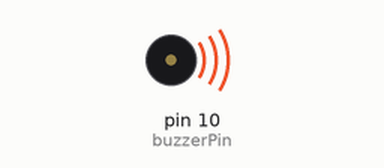
Recording of a sketch running on a simulated Arduino Uno, built with avr-gcc and run on an emulated ATmega328P. On the bench: buzzer (waves = sounding).

Above: at 0.3 s.
Timing chart, 0 to 40.0 s (numbered marks = the images above):
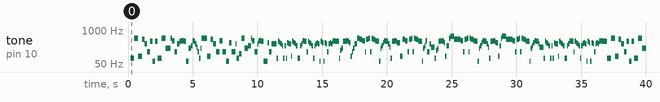

The sketch:

theme-slow.ino
```cpp
// (licence header left out)
// Change to your Buzzer Pin
#define buzzerPin 10
// Change the Pause time in miliseconds
#define PAUSE 100

/*************************************************
 * Public Constants
 *************************************************/

#define NOTE_B0  31
#define NOTE_C1  33
#define NOTE_CS1 35
#define NOTE_D1  37
#define NOTE_DS1 39
#define NOTE_E1  41
#define NOTE_F1  44
#define NOTE_FS1 46
#define NOTE_G1  49
#define NOTE_GS1 52
#define NOTE_A1  55
#define NOTE_AS1 58
#define NOTE_B1  62
#define NOTE_C2  65
#define NOTE_CS2 69
#define NOTE_D2  73
#define NOTE_DS2 78
#define NOTE_E2  82
#define NOTE_F2  87
#define NOTE_FS2 93
#define NOTE_G2  98
#define NOTE_GS2 104
#define NOTE_A2  110
#define NOTE_AS2 117
#define NOTE_B2  123
#define NOTE_C3  131
#define NOTE_CS3 139
#define NOTE_D3  147
#define NOTE_DS3 156
#define NOTE_E3  165
#define NOTE_F3  175
#define NOTE_FS3 185
#define NOTE_G3  196
#define NOTE_GS3 208
#define NOTE_A3  220
#define NOTE_AS3 233
#define NOTE_B3  247
#define NOTE_C4  262
#define NOTE_CS4 277
#define NOTE_D4  294
#define NOTE_DS4 311
#define NOTE_E4  330
#define NOTE_F4  349
#define NOTE_FS4 370
#define NOTE_G4  392
#define NOTE_GS4 415
#define NOTE_A4  440
#define NOTE_AS4 466
#define NOTE_B4  494
#define NOTE_C5  523
#define NOTE_CS5 554
#define NOTE_D5  587
#define NOTE_DS5 622
#define NOTE_E5  659
#define NOTE_F5  698
#define NOTE_FS5 740
#define NOTE_G5  784
#define NOTE_GS5 831
#define NOTE_A5  880
#define NOTE_AS5 932
#define NOTE_B5  988
#define NOTE_C6  1047
#define NOTE_CS6 1109
#define NOTE_D6  1175
#define NOTE_DS6 1245
#define NOTE_E6  1319
#define NOTE_F6  1397
#define NOTE_FS6 1480
#define NOTE_G6  1568
#define NOTE_GS6 1661
#define NOTE_A6  1760
#define NOTE_AS6 1865
#define NOTE_B6  1976
#define NOTE_C7  2093
#define NOTE_CS7 2217
#define NOTE_D7  2349
#define NOTE_DS7 2489
#define NOTE_E7  2637
#define NOTE_F7  2794
#define NOTE_FS7 2960
#define NOTE_G7  3136
#define NOTE_GS7 3322
#define NOTE_A7  3520
#define NOTE_AS7 3729
#define NOTE_B7  3951
#define NOTE_C8  4186
#define NOTE_CS8 4435
#define NOTE_D8  4699
#define NOTE_DS8 4978

void setup(){
  pinMode(buzzerPin, OUTPUT);
}

void loop(){
  // 1 TAB
  delay(PAUSE);
  delay(PAUSE);
  tone(buzzerPin, NOTE_E4);
  tone(buzzerPin, NOTE_E2);
  delay(PAUSE);
  delay(PAUSE);
  delay(PAUSE);
  tone(buzzerPin, NOTE_B4);
  delay(PAUSE);
  delay(PAUSE);
  delay(PAUSE);
  tone(buzzerPin, NOTE_B4);
  tone(buzzerPin, NOTE_G2);
  delay(PAUSE);
  delay(PAUSE);
  delay(PAUSE);
  tone(buzzerPin, NOTE_A4);
  delay(PAUSE);
  delay(PAUSE);
  tone(buzzerPin, NOTE_D4);
  delay(PAUSE);
  delay(PAUSE);
  tone(buzzerPin, NOTE_G4);
  tone(buzzerPin, NOTE_D3);
  delay(PAUSE);
  delay(PAUSE);
  tone(buzzerPin, NOTE_FS4);
  delay(PAUSE);
  delay(PAUSE);
  tone(buzzerPin, NOTE_E4);
  tone(buzzerPin, NOTE_C2);
  delay(PAUSE);
  delay(PAUSE);
  tone(buzzerPin, NOTE_FS4);
  delay(PAUSE);
  delay(PAUSE);
  tone(buzzerPin, NOTE_E4);
  tone(buzzerPin, NOTE_E2);
  delay(PAUSE);
  delay(PAUSE);
  delay(PAUSE);
  tone(buzzerPin, NOTE_B4);
  delay(PAUSE);
  delay(PAUSE);
  delay(PAUSE);
  tone(buzzerPin, NOTE_D5);
  tone(buzzerPin, NOTE_G3);
  delay(PAUSE);
  delay(PAUSE);
  delay(PAUSE);
  delay(PAUSE);
  tone(buzzerPin, NOTE_B4);
  delay(PAUSE);
  tone(buzzerPin, NOTE_G4);
  delay(PAUSE);
  delay(PAUSE);
  tone(buzzerPin, NOTE_A4);
  tone(buzzerPin, NOTE_D3);
  delay(PAUSE);
  delay(PAUSE);
  tone(buzzerPin, NOTE_D4);
  delay(PAUSE);
  delay(PAUSE);
  tone(buzzerPin, NOTE_FS4);
  delay(PAUSE);
  tone(buzzerPin, NOTE_G4);
  delay(PAUSE);
  delay(PAUSE);
  tone(buzzerPin, NOTE_FS4);
  delay(PAUSE);
  delay(PAUSE);
  tone(buzzerPin, NOTE_E4);
  tone(buzzerPin, NOTE_C2);
  delay(PAUSE);
  delay(PAUSE);
  tone(buzzerPin, NOTE_E4);
  tone(buzzerPin, NOTE_G3);
  delay(PAUSE);
  delay(PAUSE);
  tone(buzzerPin, NOTE_B3);
  delay(PAUSE);
  tone(buzzerPin, NOTE_FS4);
  tone(buzzerPin, NOTE_D3);
  tone(buzzerPin, NOTE_G4);
  delay(PAUSE);
  tone(buzzerPin, NOTE_FS4);
  delay(PAUSE);
  tone(buzzerPin, NOTE_D4);
  delay(PAUSE);
  tone(buzzerPin, NOTE_A3);
  delay(PAUSE);
  tone(buzzerPin, NOTE_D3);
  delay(PAUSE);
  tone(buzzerPin, NOTE_E4);
  tone(buzzerPin, NOTE_E2);
  delay(PAUSE);
  tone(buzzerPin, NOTE_E3);
  tone(buzzerPin, NOTE_E4);
  tone(buzzerPin, NOTE_G3);
  delay(PAUSE);
  tone(buzzerPin, NOTE_B4);
  delay(PAUSE);
  delay(PAUSE);
  // 2 TAB
  delay(PAUSE);
  delay(PAUSE);
  tone(buzzerPin, NOTE_B4);
  tone(buzzerPin, NOTE_G2);
  delay(PAUSE);
  delay(PAUSE);
  delay(PAUSE);
  tone(buzzerPin, NOTE_A4);
  delay(PAUSE);
  delay(PAUSE);
  tone(buzzerPin, NOTE_D4);
  delay(PAUSE);
  delay(PAUSE);
  tone(buzzerPin, NOTE_G4);
  tone(buzzerPin, NOTE_D3);
  delay(PAUSE);
  delay(PAUSE);
  delay(PAUSE);
  tone(buzzerPin, NOTE_G4);
  delay(PAUSE);
  delay(PAUSE);
  tone(buzzerPin, NOTE_FS4);
  tone(buzzerPin, NOTE_D3);
  delay(PAUSE);
  delay(PAUSE);
  delay(PAUSE);
  tone(buzzerPin, NOTE_E4);
  tone(buzzerPin, NOTE_C2);
  delay(PAUSE);
  delay(PAUSE);
  tone(buzzerPin, NOTE_E4);
  delay(PAUSE);
  delay(PAUSE);
  tone(buzzerPin, NOTE_FS4);
  tone(buzzerPin, NOTE_D3);
  delay(PAUSE);
  delay(PAUSE);
  delay(PAUSE);
  tone(buzzerPin, NOTE_D4);
  delay(PAUSE);
  tone(buzzerPin, NOTE_E4);
  tone(buzzerPin, NOTE_E2);
  delay(PAUSE);
  delay(PAUSE);
  tone(buzzerPin, NOTE_B2);
  delay(PAUSE);
  delay(PAUSE);
  tone(buzzerPin, NOTE_B4);
  delay(PAUSE);
  delay(PAUSE);
  tone(buzzerPin, NOTE_D5);
  tone(buzzerPin, NOTE_G3);
  delay(PAUSE);
  delay(PAUSE);
  delay(PAUSE);
  tone(buzzerPin, NOTE_B3);
  delay(PAUSE);
  delay(PAUSE);
  tone(buzzerPin, NOTE_B4);
  delay(PAUSE);
  tone(buzzerPin, NOTE_G4);
  delay(PAUSE);
  delay(PAUSE);
  tone(buzzerPin, NOTE_A4);
  tone(buzzerPin, NOTE_D3);
  delay(PAUSE);
  delay(PAUSE);
  tone(buzzerPin, NOTE_D4);
  delay(PAUSE);
  tone(buzzerPin, NOTE_G4);
  delay(PAUSE);
  delay(PAUSE);
  tone(buzzerPin, NOTE_FS4);
  delay(PAUSE);
  delay(PAUSE);
  tone(buzzerPin, NOTE_E4);
  tone(buzzerPin, NOTE_C2);
  delay(PAUSE);
  delay(PAUSE);
  delay(PAUSE);
  tone(buzzerPin, NOTE_E4);
  delay(PAUSE);
  tone(buzzerPin, NOTE_FS4);
  tone(buzzerPin, NOTE_D3);
  delay(PAUSE);
  delay(PAUSE);
  tone(buzzerPin, NOTE_D4);
  delay(PAUSE);
  delay(PAUSE);


  // 3 TAB
  delay(PAUSE);
  delay(PAUSE);
  tone(buzzerPin, NOTE_E4);
  tone(buzzerPin, NOTE_E2);
  delay(PAUSE);
  tone(buzzerPin, NOTE_FS4);
  delay(PAUSE);
  tone(buzzerPin, NOTE_E4);
  delay(PAUSE);
  tone(buzzerPin, NOTE_D4);
  delay(PAUSE);
  tone(buzzerPin, NOTE_B3);
  delay(PAUSE);
  tone(buzzerPin, NOTE_A3);
  tone(buzzerPin, NOTE_E2);
  delay(PAUSE);
  tone(buzzerPin, NOTE_B3);
  delay(PAUSE);
  tone(buzzerPin, NOTE_D4);
  tone(buzzerPin, NOTE_E2);
  delay(PAUSE);
  tone(buzzerPin, NOTE_E4);
  delay(PAUSE);
  tone(buzzerPin, NOTE_D4);
  delay(PAUSE);
  delay(PAUSE);
  tone(buzzerPin, NOTE_E4);
  tone(buzzerPin, NOTE_G2);
  delay(PAUSE);
  tone(buzzerPin, NOTE_FS4);
  delay(PAUSE);
  tone(buzzerPin, NOTE_E4);
  delay(PAUSE);
  tone(buzzerPin, NOTE_D4);
  delay(PAUSE);
  tone(buzzerPin, NOTE_B3);
  delay(PAUSE);
  tone(buzzerPin, NOTE_A3);
  tone(buzzerPin, NOTE_E2);
  delay(PAUSE);
  delay(PAUSE);
  tone(buzzerPin, NOTE_B3);
  delay(PAUSE);
  tone(buzzerPin, NOTE_D4);
  delay(PAUSE);
  tone(buzzerPin, NOTE_G4);
  delay(PAUSE);
  tone(buzzerPin, NOTE_FS4);
  delay(PAUSE);
  delay(PAUSE);
  tone(buzzerPin, NOTE_E4);
  tone(buzzerPin, NOTE_D3);
  delay(PAUSE);
  tone(buzzerPin, NOTE_FS4);
  delay(PAUSE);
  tone(buzzerPin, NOTE_E4);
  delay(PAUSE);
  tone(buzzerPin, NOTE_D4);
  delay(PAUSE);
  tone(buzzerPin, NOTE_B3);
  delay(PAUSE);
  tone(buzzerPin, NOTE_A3);
  tone(buzzerPin, NOTE_E2);
  delay(PAUSE);
  tone(buzzerPin, NOTE_B3);
  delay(PAUSE);
  tone(buzzerPin, NOTE_D4);
  delay(PAUSE);
  tone(buzzerPin, NOTE_E4);
  delay(PAUSE);
  tone(buzzerPin, NOTE_D4);
  delay(PAUSE);
  tone(buzzerPin, NOTE_G4);
  tone(buzzerPin, NOTE_C2);
  delay(PAUSE);
  tone(buzzerPin, NOTE_FS4);
  delay(PAUSE);
  tone(buzzerPin, NOTE_E4);
  delay(PAUSE);
  tone(buzzerPin, NOTE_FS4);
  tone(buzzerPin, NOTE_C2);
  delay(PAUSE);
  tone(buzzerPin, NOTE_E4);
  delay(PAUSE);
  tone(buzzerPin, NOTE_D4);
  delay(PAUSE);
  tone(buzzerPin, NOTE_B3);
  tone(buzzerPin, NOTE_D3);
  delay(PAUSE);
  tone(buzzerPin, NOTE_D4);
  delay(PAUSE);
  tone(buzzerPin, NOTE_E4);
  delay(PAUSE);
  tone(buzzerPin, NOTE_D4);
  delay(PAUSE);
  tone(buzzerPin, NOTE_FS4);
  delay(PAUSE);
  tone(buzzerPin, NOTE_G4);
  delay(PAUSE);
  tone(buzzerPin, NOTE_FS4);
  delay(PAUSE);
  delay(PAUSE);


  // 4 TAB
  delay(PAUSE);
  tone(buzzerPin, NOTE_E4);
  tone(buzzerPin, NOTE_E2);
  delay(PAUSE);
  tone(buzzerPin, NOTE_E3);
  delay(PAUSE);
  tone(buzzerPin, NOTE_E4);
  tone(buzzerPin, NOTE_G3);
  delay(PAUSE);
  tone(buzzerPin, NOTE_FS4);
  delay(PAUSE);
  delay(PAUSE);
  tone(buzzerPin, NOTE_FS4);
  delay(PAUSE);
  tone(buzzerPin, NOTE_G4);
  delay(PAUSE);
  tone(buzzerPin, NOTE_FS4);
  delay(PAUSE);
  tone(buzzerPin, NOTE_E4);
  delay(PAUSE);
  tone(buzzerPin, NOTE_D4);
  tone(buzzerPin, NOTE_G2);
  delay(PAUSE);
  tone(buzzerPin, NOTE_D3);
  delay(PAUSE);
  tone(buzzerPin, NOTE_G3);
  delay(PAUSE);
  tone(buzzerPin, NOTE_D4);
  delay(PAUSE);
  delay(PAUSE);
  tone(buzzerPin, NOTE_B4);
  delay(PAUSE);
  delay(PAUSE);
  tone(buzzerPin, NOTE_A4);
  delay(PAUSE);
  delay(PAUSE);
  tone(buzzerPin, NOTE_G4);
  delay(PAUSE);
  delay(PAUSE);
  tone(buzzerPin, NOTE_G4);
  tone(buzzerPin, NOTE_D3);
  delay(PAUSE);
  tone(buzzerPin, NOTE_A4);
  delay(PAUSE);
  delay(PAUSE);
  tone(buzzerPin, NOTE_B4);
  delay(PAUSE);
  tone(buzzerPin, NOTE_A4);
  tone(buzzerPin, NOTE_D3);
  delay(PAUSE);
  tone(buzzerPin, NOTE_B4);
  delay(PAUSE);
  tone(buzzerPin, NOTE_A4);
  delay(PAUSE);
  delay(PAUSE);
  tone(buzzerPin, NOTE_G4);
  delay(PAUSE);
  tone(buzzerPin, NOTE_FS4);
  delay(PAUSE);
  delay(PAUSE);
  tone(buzzerPin, NOTE_E4);
  tone(buzzerPin, NOTE_C2);
  delay(PAUSE);
  tone(buzzerPin, NOTE_G3);
  delay(PAUSE);
  tone(buzzerPin, NOTE_E4);
  tone(buzzerPin, NOTE_B3);
  delay(PAUSE);
  tone(buzzerPin, NOTE_E4);
  delay(PAUSE);
  tone(buzzerPin, NOTE_FS4);
  tone(buzzerPin, NOTE_D3);
  tone(buzzerPin, NOTE_G4);
  delay(PAUSE);
  tone(buzzerPin, NOTE_FS4);
  delay(PAUSE);
  delay(PAUSE);
  tone(buzzerPin, NOTE_D4);
  delay(PAUSE);
  tone(buzzerPin, NOTE_A3);
  delay(PAUSE);
  tone(buzzerPin, NOTE_D3);
  tone(buzzerPin, NOTE_E4);
  tone(buzzerPin, NOTE_E2);
  delay(PAUSE);
  tone(buzzerPin, NOTE_E3);
  tone(buzzerPin, NOTE_E4);
  tone(buzzerPin, NOTE_G3);
  tone(buzzerPin, NOTE_FS4);
  delay(PAUSE);
  tone(buzzerPin, NOTE_FS4);
  delay(PAUSE);
  tone(buzzerPin, NOTE_G4);
  delay(PAUSE);
  tone(buzzerPin, NOTE_FS4);
  delay(PAUSE);
  tone(buzzerPin, NOTE_E4);
  delay(PAUSE);
  delay(PAUSE);
  tone(buzzerPin, NOTE_D4);
  tone(buzzerPin, NOTE_G2);
  delay(PAUSE);
  // 5 TAB
  delay(PAUSE);
  tone(buzzerPin, NOTE_A4);
  delay(PAUSE);
  delay(PAUSE);
  tone(buzzerPin, NOTE_G4);
  delay(PAUSE);
  delay(PAUSE);
  tone(buzzerPin, NOTE_G4);
  tone(buzzerPin, NOTE_D3);
  delay(PAUSE);
  tone(buzzerPin, NOTE_A4);
  delay(PAUSE);
  delay(PAUSE);
  tone(buzzerPin, NOTE_B4);
  delay(PAUSE);
  tone(buzzerPin, NOTE_A4);
  tone(buzzerPin, NOTE_D3);
  delay(PAUSE);
  tone(buzzerPin, NOTE_B4);
  delay(PAUSE);
  tone(buzzerPin, NOTE_A4);
  delay(PAUSE);
  delay(PAUSE);
  tone(buzzerPin, NOTE_G4);
  delay(PAUSE);
  tone(buzzerPin, NOTE_FS4);
  delay(PAUSE);
  delay(PAUSE);
  tone(buzzerPin, NOTE_E4);
  tone(buzzerPin, NOTE_C2);
  delay(PAUSE);
  tone(buzzerPin, NOTE_G3);
  delay(PAUSE);
  tone(buzzerPin, NOTE_E4);
  tone(buzzerPin, NOTE_B3);
  delay(PAUSE);
  tone(buzzerPin, NOTE_G4);
  delay(PAUSE);
  tone(buzzerPin, NOTE_FS4);
  tone(buzzerPin, NOTE_D3);
  delay(PAUSE);
  delay(PAUSE);
  tone(buzzerPin, NOTE_D4);
  delay(PAUSE);
  tone(buzzerPin, NOTE_A3);
  delay(PAUSE);
  delay(PAUSE);
  delay(PAUSE);
  tone(buzzerPin, NOTE_E4);
  tone(buzzerPin, NOTE_E2);
  delay(PAUSE);
  tone(buzzerPin, NOTE_E3);
  delay(PAUSE);
  tone(buzzerPin, NOTE_E4);
  tone(buzzerPin, NOTE_G3);
  delay(PAUSE);
  tone(buzzerPin, NOTE_FS4);
  delay(PAUSE);
  tone(buzzerPin, NOTE_FS4);
  delay(PAUSE);
  tone(buzzerPin, NOTE_G4);
  delay(PAUSE);
  tone(buzzerPin, NOTE_FS4);
  delay(PAUSE);
  tone(buzzerPin, NOTE_E4);
  delay(PAUSE);
  tone(buzzerPin, NOTE_D4);
  tone(buzzerPin, NOTE_G2);
  delay(PAUSE);
  tone(buzzerPin, NOTE_B3);
  delay(PAUSE);
  delay(PAUSE);
  tone(buzzerPin, NOTE_B4);
  delay(PAUSE);
  tone(buzzerPin, NOTE_D5);
  delay(PAUSE);
  delay(PAUSE);
  delay(PAUSE);
  tone(buzzerPin, NOTE_B4);
  tone(buzzerPin, NOTE_A4);
  delay(PAUSE);
  delay(PAUSE);


  // 6 TAB
  delay(PAUSE);
  tone(buzzerPin, NOTE_A4);
  delay(PAUSE);
  delay(PAUSE);
  tone(buzzerPin, NOTE_G4);
  delay(PAUSE);
  delay(PAUSE);
  tone(buzzerPin, NOTE_G4);
  tone(buzzerPin, NOTE_D3);
  delay(PAUSE);
  tone(buzzerPin, NOTE_A4);
  delay(PAUSE);
  delay(PAUSE);
  tone(buzzerPin, NOTE_B4);
  delay(PAUSE);
  tone(buzzerPin, NOTE_A4);
  tone(buzzerPin, NOTE_D3);
  delay(PAUSE);
  tone(buzzerPin, NOTE_B4);
  delay(PAUSE);
  tone(buzzerPin, NOTE_A4);
  delay(PAUSE);
  delay(PAUSE);
  tone(buzzerPin, NOTE_G4);
  delay(PAUSE);
  tone(buzzerPin, NOTE_FS4);
  delay(PAUSE);
  delay(PAUSE);
  tone(buzzerPin, NOTE_E4);
  tone(buzzerPin, NOTE_C2);
  delay(PAUSE);
  tone(buzzerPin, NOTE_G3);
  delay(PAUSE);
  tone(buzzerPin, NOTE_E4);
  tone(buzzerPin, NOTE_B3);
  delay(PAUSE);
  tone(buzzerPin, NOTE_E4);
  delay(PAUSE);
  tone(buzzerPin, NOTE_FS4);
  tone(buzzerPin, NOTE_D3);
  tone(buzzerPin, NOTE_G4);
  delay(PAUSE);
  tone(buzzerPin, NOTE_FS4);
  delay(PAUSE);
  delay(PAUSE);
  tone(buzzerPin, NOTE_D4);
  delay(PAUSE);
  tone(buzzerPin, NOTE_A3);
  delay(PAUSE);
  tone(buzzerPin, NOTE_D3);
  tone(buzzerPin, NOTE_E4);
  tone(buzzerPin, NOTE_E2);
  delay(PAUSE);
  tone(buzzerPin, NOTE_E3);
  tone(buzzerPin, NOTE_E4);
  tone(buzzerPin, NOTE_G3);
  tone(buzzerPin, NOTE_FS4);
  delay(PAUSE);
  tone(buzzerPin, NOTE_FS4);
  delay(PAUSE);
  tone(buzzerPin, NOTE_G4);
  delay(PAUSE);
  tone(buzzerPin, NOTE_FS4);
  delay(PAUSE);
  tone(buzzerPin, NOTE_E4);
  delay(PAUSE);
  delay(PAUSE);
  tone(buzzerPin, NOTE_D4);
  tone(buzzerPin, NOTE_G2);
  delay(PAUSE);
  tone(buzzerPin, NOTE_B3);
  delay(PAUSE);
  tone(buzzerPin, NOTE_B4);
  delay(PAUSE);
  tone(buzzerPin, NOTE_D5);
  delay(PAUSE);
  delay(PAUSE);
  delay(PAUSE);
  tone(buzzerPin, NOTE_B4);
  tone(buzzerPin, NOTE_A4);
  delay(PAUSE);
  delay(PAUSE);


  // 7 TAB
  delay(PAUSE);
  tone(buzzerPin, NOTE_A4);
  delay(PAUSE);
  delay(PAUSE);
  tone(buzzerPin, NOTE_G4);
  delay(PAUSE);
  delay(PAUSE);
  tone(buzzerPin, NOTE_G4);
  tone(buzzerPin, NOTE_D3);
  delay(PAUSE);
  tone(buzzerPin, NOTE_A4);
  delay(PAUSE);
  delay(PAUSE);
  tone(buzzerPin, NOTE_B4);
  delay(PAUSE);
  tone(buzzerPin, NOTE_A4);
  tone(buzzerPin, NOTE_D3);
  delay(PAUSE);
  tone(buzzerPin, NOTE_B4);
  delay(PAUSE);
  tone(buzzerPin, NOTE_A4);
  delay(PAUSE);
  delay(PAUSE);
  tone(buzzerPin, NOTE_G4);
  delay(PAUSE);
  tone(buzzerPin, NOTE_FS4);
  delay(PAUSE);
  delay(PAUSE);
  tone(buzzerPin, NOTE_E4);
  tone(buzzerPin, NOTE_C2);
  delay(PAUSE);
  tone(buzzerPin, NOTE_G3);
  delay(PAUSE);
  tone(buzzerPin, NOTE_E4);
  tone(buzzerPin, NOTE_B3);
  delay(PAUSE);
  tone(buzzerPin, NOTE_E4);
  delay(PAUSE);
  tone(buzzerPin, NOTE_FS4);
  tone(buzzerPin, NOTE_D3);
  tone(buzzerPin, NOTE_G4);
  delay(PAUSE);
  tone(buzzerPin, NOTE_FS4);
  delay(PAUSE);
  delay(PAUSE);
  tone(buzzerPin, NOTE_D4);
  delay(PAUSE);
  tone(buzzerPin, NOTE_A3);
  delay(PAUSE);


  // 8 TAB
  delay(PAUSE);
  delay(PAUSE);
  tone(buzzerPin, NOTE_E4);
  tone(buzzerPin, NOTE_E2);
  delay(PAUSE);
  tone(buzzerPin, NOTE_FS4);
  delay(PAUSE);
  tone(buzzerPin, NOTE_E4);
  delay(PAUSE);
  tone(buzzerPin, NOTE_D4);
  delay(PAUSE);
  tone(buzzerPin, NOTE_B3);
  delay(PAUSE);
  tone(buzzerPin, NOTE_A3);
  tone(buzzerPin, NOTE_E2);
  delay(PAUSE);
  tone(buzzerPin, NOTE_B3);
  delay(PAUSE);
  tone(buzzerPin, NOTE_D4);
  tone(buzzerPin, NOTE_E2);
  delay(PAUSE);
  tone(buzzerPin, NOTE_E4);
  delay(PAUSE);
  tone(buzzerPin, NOTE_D4);
  delay(PAUSE);
  delay(PAUSE);
  tone(buzzerPin, NOTE_E4);
  tone(buzzerPin, NOTE_G2);
  delay(PAUSE);
  tone(buzzerPin, NOTE_FS4);
  delay(PAUSE);
  tone(buzzerPin, NOTE_E4);
  delay(PAUSE);
  tone(buzzerPin, NOTE_D4);
  delay(PAUSE);
  tone(buzzerPin, NOTE_B3);
  delay(PAUSE);
  tone(buzzerPin, NOTE_A3);
  tone(buzzerPin, NOTE_E2);
  delay(PAUSE);
  delay(PAUSE);
  tone(buzzerPin, NOTE_B3);
  delay(PAUSE);
  tone(buzzerPin, NOTE_D4);
  delay(PAUSE);
  tone(buzzerPin, NOTE_G4);
  delay(PAUSE);
  tone(buzzerPin, NOTE_FS4);
  delay(PAUSE);
  delay(PAUSE);
  tone(buzzerPin, NOTE_E4);
  tone(buzzerPin, NOTE_D3);
  delay(PAUSE);
  tone(buzzerPin, NOTE_FS4);
  delay(PAUSE);
  tone(buzzerPin, NOTE_E4);
  delay(PAUSE);
  tone(buzzerPin, NOTE_D4);
  delay(PAUSE);
  tone(buzzerPin, NOTE_B3);
  delay(PAUSE);
  tone(buzzerPin, NOTE_A3);
  tone(buzzerPin, NOTE_E2);
  delay(PAUSE);
  tone(buzzerPin, NOTE_B3);
  delay(PAUSE);
  tone(buzzerPin, NOTE_D4);
  delay(PAUSE);
  tone(buzzerPin, NOTE_E4);
  delay(PAUSE);
  tone(buzzerPin, NOTE_D4);
  delay(PAUSE);
  tone(buzzerPin, NOTE_G4);
  tone(buzzerPin, NOTE_C2);
  delay(PAUSE);
  tone(buzzerPin, NOTE_FS4);
  delay(PAUSE);
  tone(buzzerPin, NOTE_E4);
  delay(PAUSE);
  tone(buzzerPin, NOTE_FS4);
  tone(buzzerPin, NOTE_C2);
  delay(PAUSE);
  tone(buzzerPin, NOTE_E4);
  delay(PAUSE);
  tone(buzzerPin, NOTE_D4);
  delay(PAUSE);
  tone(buzzerPin, NOTE_B3);
  tone(buzzerPin, NOTE_D3);
  delay(PAUSE);
  tone(buzzerPin, NOTE_D4);
  delay(PAUSE);
  tone(buzzerPin, NOTE_E4);
  delay(PAUSE);
  tone(buzzerPin, NOTE_D4);
  delay(PAUSE);
  tone(buzzerPin, NOTE_FS4);
  delay(PAUSE);
  tone(buzzerPin, NOTE_G4);
  delay(PAUSE);
  tone(buzzerPin, NOTE_FS4);
  delay(PAUSE);
  delay(PAUSE);

}
```

Measured:
- by itself, tone on pin 10 (buzzerPin): plays 82 Hz for 0.30 s, 494 Hz for 0.30 s, 98 Hz for 0.30 s, 440 Hz for 0.20 s, 294 Hz for 0.20 s, 147 Hz for 0.20 s … (262 notes in this stretch)
